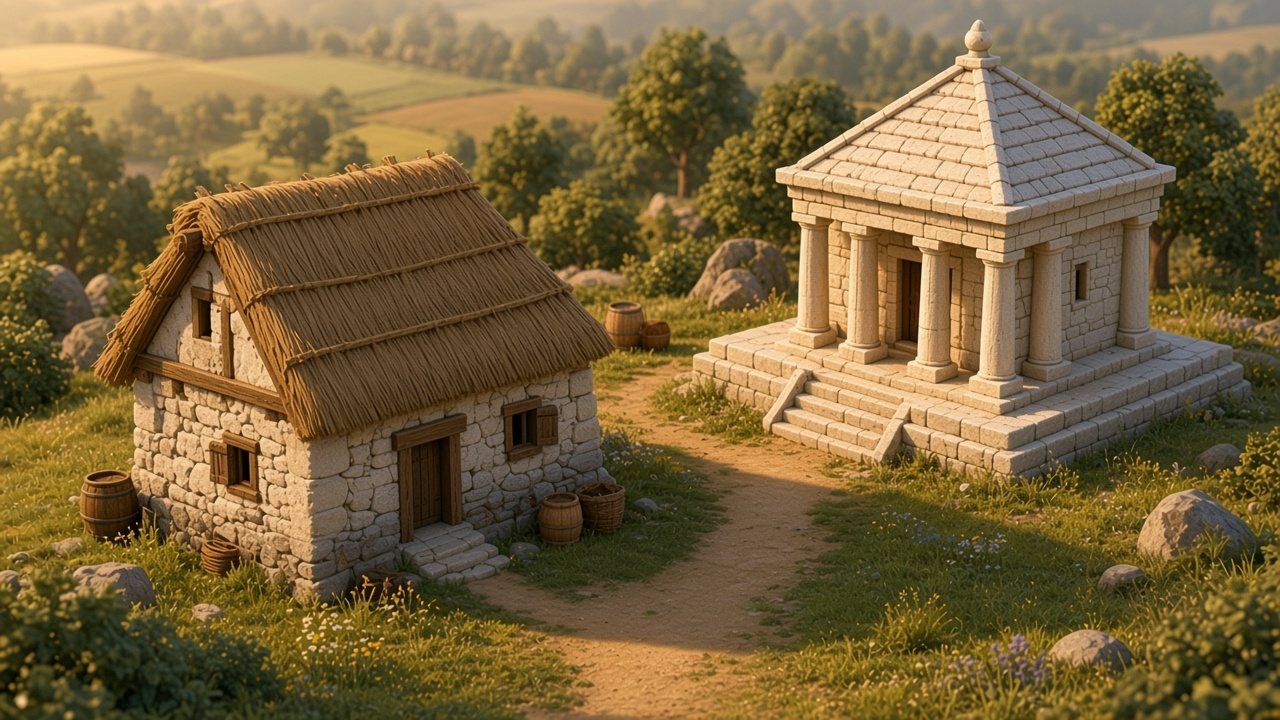
#> input picture docs/concept/reference-boards/hero-buildings-40m.png, 1280 x 720 px; its folder holds 4 pictures in this run
$ python boards.py
#> lines starting #> are read from the running program, lines starting #| are printed output that depends on the picture
"""Builds the T-020 reference boards' data: detail-crop boxes, the measured palette of each hero and the
greyscale-check samples. Writes boards.js (read by board.html) and greyscale-check.png.
Run from the repo root: python docs/concept/reference-boards/src/boards.py   (numpy, scipy, Pillow)
"""
import json, os
import numpy as np
from PIL import Image, ImageDraw
from scipy.cluster.vq import kmeans2

HERE = os.path.dirname(os.path.abspath(__file__)); OUT = os.path.join(HERE, '..')
# crops: (x, y) top-left of a 320x180 box in the 1280x720 hero, shown at 2x; then what it proves (for index.md)
# samples: category -> (x, y) centre of a 24x24 box in the hero, for the greyscale check
B = {
 'buildings-40m': dict(crops=[(170, 170), (300, 370), (760, 220)],
   samples={'roof (thatch)': (375, 290), 'wall (whitewash)': (200, 450), 'ground (grass)': (1000, 560), 'path': (690, 640), 'vegetation (trees)': (640, 120)}),
 'buildings-300m': dict(crops=[(660, 0), (380, 170), (700, 470)],
   samples={'roof (thatch)': (559, 240), 'roof (shingle)': (316, 489), 'wall (whitewash)': (601, 451), 'ground (lane)': (520, 640), 'vegetation': (1050, 60)}),
 'buildings-2km': dict(crops=[(740, 200), (560, 330), (850, 430)],
   samples={'roof field (town)': (870, 320), 'wall (ring)': (1000, 395), 'ground (field)': (450, 420), 'vegetation (forest)': (220, 560), 'water (sky reflection)': (560, 600)}),
 'terrain-40m': dict(crops=[(120, 470), (240, 320), (840, 470)],
   samples={'grass': (300, 600), 'path': (690, 560), 'rock': (320, 430), 'wheat': (90, 360), 'water': (1000, 640)}),
 'terrain-300m': dict(crops=[(420, 520), (300, 150), (960, 380)],
   samples={'meadow': (500, 450), 'forest': (110, 380), 'field (gold)': (330, 280), 'river': (770, 490), 'beach': (520, 595)}),
 'terrain-2km': dict(crops=[(650, 30), (380, 330), (480, 500)],
   samples={'snow (shade side)': (800, 50), 'rock ridge': (900, 150), 'forest': (300, 520), 'field (gold)': (470, 390), 'meadow': (560, 470), 'river': (690, 470)}),
 'towns-40m': dict(crops=[(380, 400), (680, 370), (940, 230)],
   samples={'roof (thatch)': (170, 450), 'roof (shingle)': (870, 300), 'wall (whitewash)': (210, 590), 'ground (lane)': (520, 520), 'vegetation': (60, 600)}),
 'towns-300m': dict(crops=[(470, 370), (640, 40), (950, 470)],
   samples={'roof (thatch)': (480, 285), 'roof (shingle)': (545, 400), 'wall (ring)': (760, 440), 'ground (lane)': (620, 390), 'vegetation (meadow)': (300, 420), 'field (gold)': (150, 220)}),
 'towns-2km': dict(crops=[(600, 480), (620, 250), (330, 200)],
   samples={'roofs (iron town)': (770, 330), 'roofs (harbour)': (750, 550), 'ground (meadow)': (560, 450), 'field (gold)': (960, 470), 'forest': (250, 470), 'water': (620, 650)}),
   'night-300m': dict(crops=[(500, 290), (680, 20), (380, 420)],
   samples={'lamplit square': (625, 352), 'temple (lit)': (768, 110), 'field': (125, 336), 'forest': (62, 656), 'river': (125, 516)}),
}

def lum(rgb):          # relative luminance Y (sRGB -> linear, Rec. 709 weights), 0..1
    c = rgb / 255.0; c = np.where(c <= 0.04045, c / 12.92, ((c + 0.055) / 1.055) ** 2.4)
    return c @ np.array([0.2126, 0.7152, 0.0722])

def palette(img, k=10, seed=7):
    a = np.asarray(img.resize((320, 180), Image.LANCZOS)).reshape(-1, 3).astype(float)
    np.random.seed(seed)
    cent, lab = kmeans2(a, k, minit='++', seed=seed)
    out = []
    for i in range(k):
        m = a[lab == i]
        if len(m) < 30: continue
        med = np.median(m, 0); out.append((float(lum(med)), int(len(m)), '#%02x%02x%02x' % tuple(int(v) for v in med)))
    out.sort()
    return [dict(hex=h, share=round(n / len(a) * 100, 1), Y=round(y, 3)) for y, n, h in out]

data, grey_rows = {}, []
for name, d in B.items():
    im = Image.open(os.path.join(OUT, f'hero-{name}.png')).convert('RGB'); a = np.asarray(im).astype(float)
#> further down, im is the input picture: PIL image 1280x720 RGB; mean R, G, B 121.5, 99.8, 59.5
    samp = {}
    for cat, (x, y) in d['samples'].items():
        p = np.median(a[y - 12:y + 12, x - 12:x + 12].reshape(-1, 3), 0)
        samp[cat] = dict(hex='#%02x%02x%02x' % tuple(int(v) for v in p), Y=round(float(lum(p)), 3))
#> this loop made 5 passes
#> p on passes 1 to 5: [87, 64, 39], [222, 176, 124], [56, 58, 24], [119, 92, 65], [96, 79, 25]
#> after the loop, samp = 5 items
    data[name] = dict(crops=d['crops'], palette=palette(im), samples=samp)
#> in palette, `cent, lab = kmeans2(a, k, minit='++', seed=seed)`: cent = [[124.8, 96.83, 34.49], [241, 203.2, 154.3], [37.49, 35.21, 13.43], [155.8, 119.1, 55.05], [106.8, 92.39, 73.62], [188.8, 145.7, 88.01], [139.2, 127.2, 109.4], [89.44, 71.96, 36.66], [211.1, 171.4, 119.9], [61.58, 55.83, 25.62]]
#> the loop in palette, `for i in range(k):` made 10 passes
#> med on passes 1 to 10: [125, 97, 34], [242, 202, 152], [39, 37, 13], [155, 119, 54], [108, 92, 73], [188, 146, 87], [139, 127, 111], [90, 72, 37], [213, 171, 119], [62, 56, 24]
#> after the loop in palette, `for i in range(k):`: out = 10 items, first 6: (0.13, 6722, '#7d6122'), (0.634, 2610, '#f2ca98'), (0.0178, 4053, '#27250d'), (0.204, 5644, '#9b7736'), (0.113, 6167, '#6c5c49'), (0.319, 4947, '#bc9257')
    g = im.convert('L').convert('RGB'); dr = ImageDraw.Draw(g)
#> after `g = im.convert('L').convert('RGB')`:
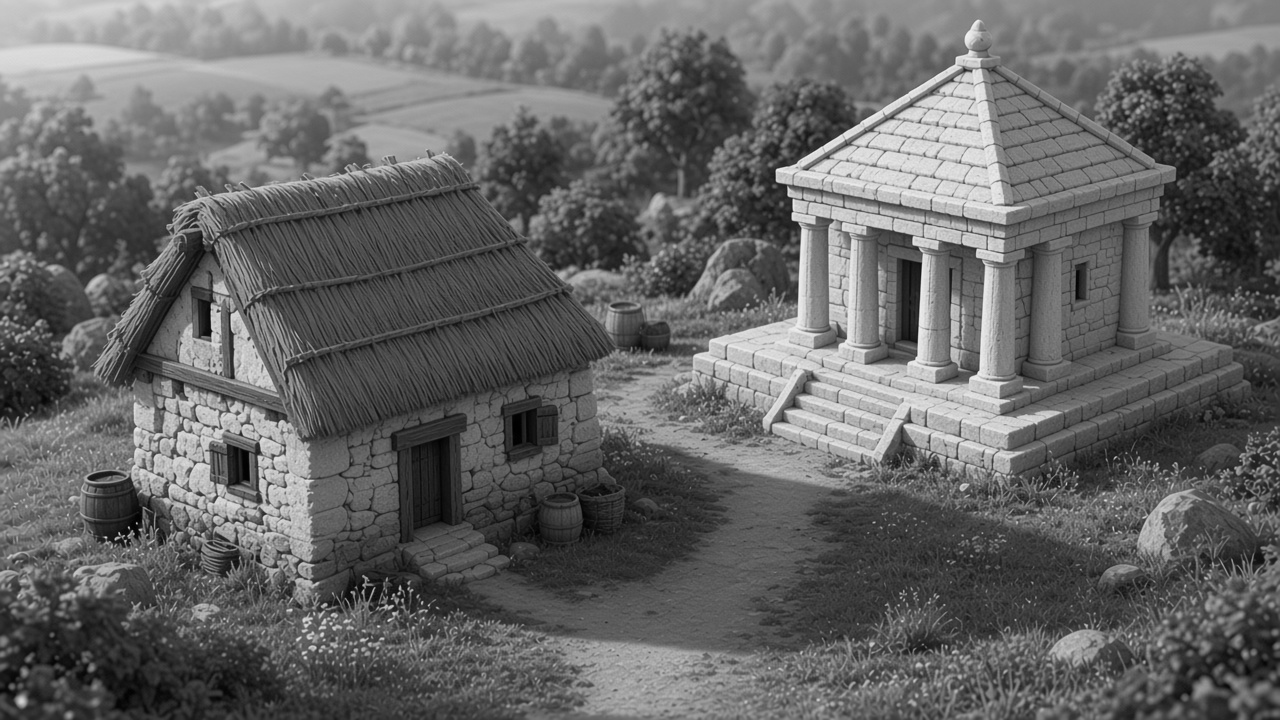
#> g: PIL image 1280x720 RGB; min 0, max 246, mean 101.7
    for cat, (x, y) in d['samples'].items(): dr.rectangle([x - 12, y - 12, x + 12, y + 12], outline=(255, 60, 60), width=3)
    for (x, y) in d['crops']: dr.rectangle([x, y, x + 320, y + 180], outline=(60, 200, 255), width=2)
    grey_rows.append(g.resize((640, 360), Image.LANCZOS))
#> pass 2 of the loop `for name, d in B.items():`:
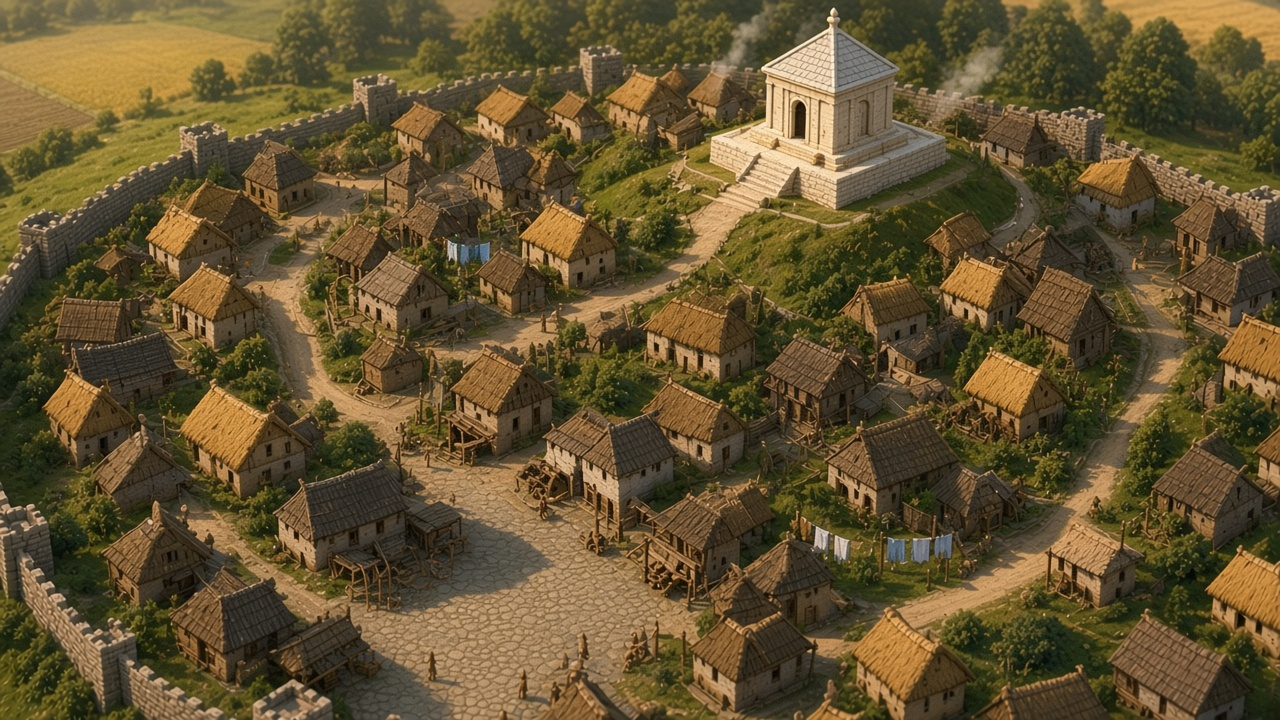
#> input picture docs/concept/reference-boards/hero-buildings-300m.png, 1280 x 720 px
#> im is the input picture: PIL image 1280x720 RGB; mean R, G, B 99.1, 82.7, 48.4
#> the loop `for cat, (x, y) in d['samples'].items():` made 5 passes
#> p on passes 1 to 5: [196, 137, 62], [55, 49.5, 40], [133, 98, 61], [169, 136, 96], [65, 64, 35]
#> the loop in palette (call 2), `for i in range(k):` made 10 passes
#> med on passes 1 to 8: [163, 129, 86], [58, 52, 31], [120, 95, 51], [123, 105, 77], [146, 114, 60], [98, 82, 45], [192, 148, 87], [39, 40, 19]
#> `g = im.convert('L').convert('RGB')`:
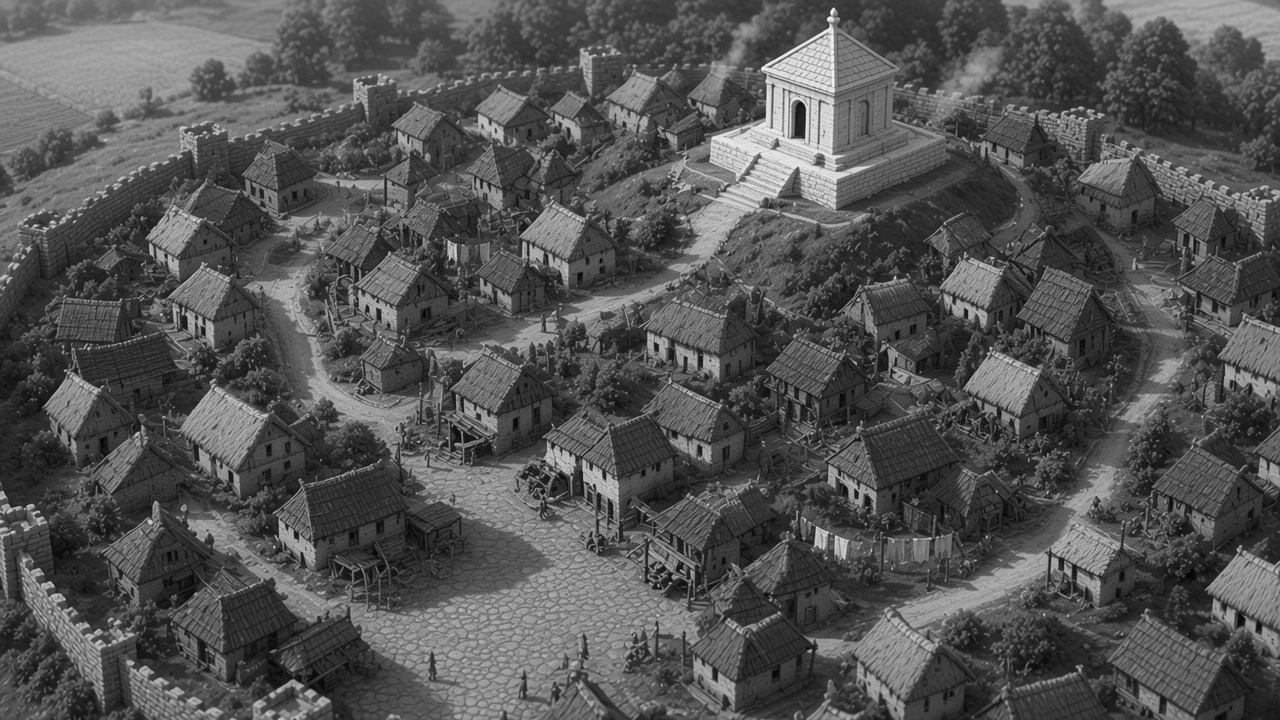
#> g: PIL image 1280x720 RGB; min 2, max 246, mean 83.7
#> pass 3 of the loop `for name, d in B.items():`:
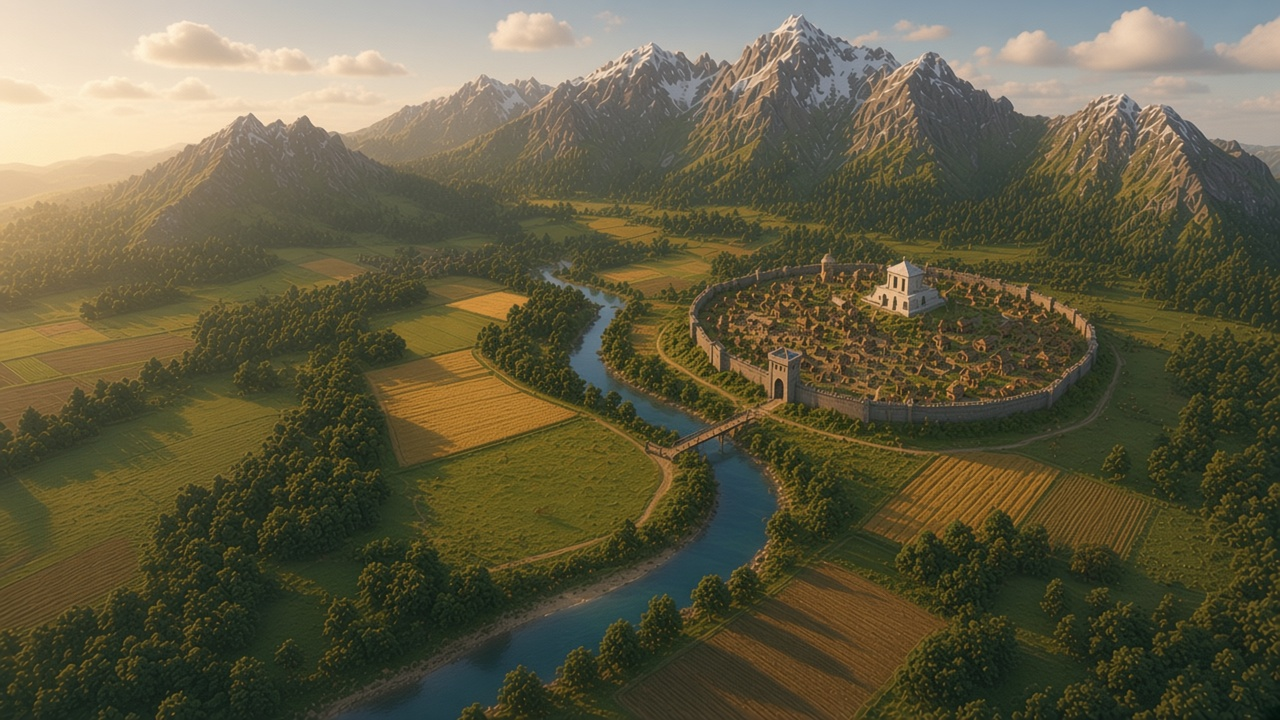
#> input picture docs/concept/reference-boards/hero-buildings-2km.png, 1280 x 720 px
#> im is the input picture: PIL image 1280x720 RGB; mean R, G, B 97.1, 91.9, 66.9
#> the loop `for cat, (x, y) in d['samples'].items():` made 5 passes
#> p on passes 1 to 5: [86, 72, 40], [76, 65, 47], [168, 117, 45], [38, 46, 29], [83, 77, 62]
#> `g = im.convert('L').convert('RGB')`:
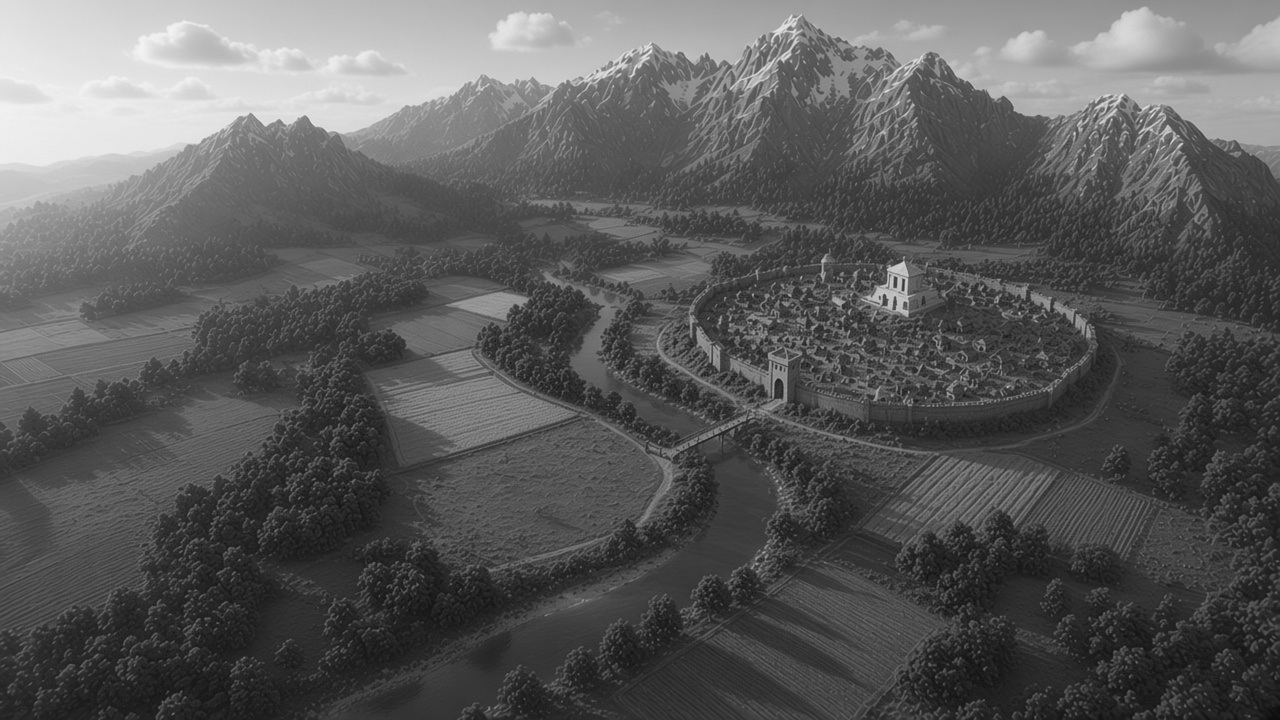
#> g: PIL image 1280x720 RGB; min 12, max 244, mean 90.6
#> (the run stopped early here; a loop or call above may not have finished)
